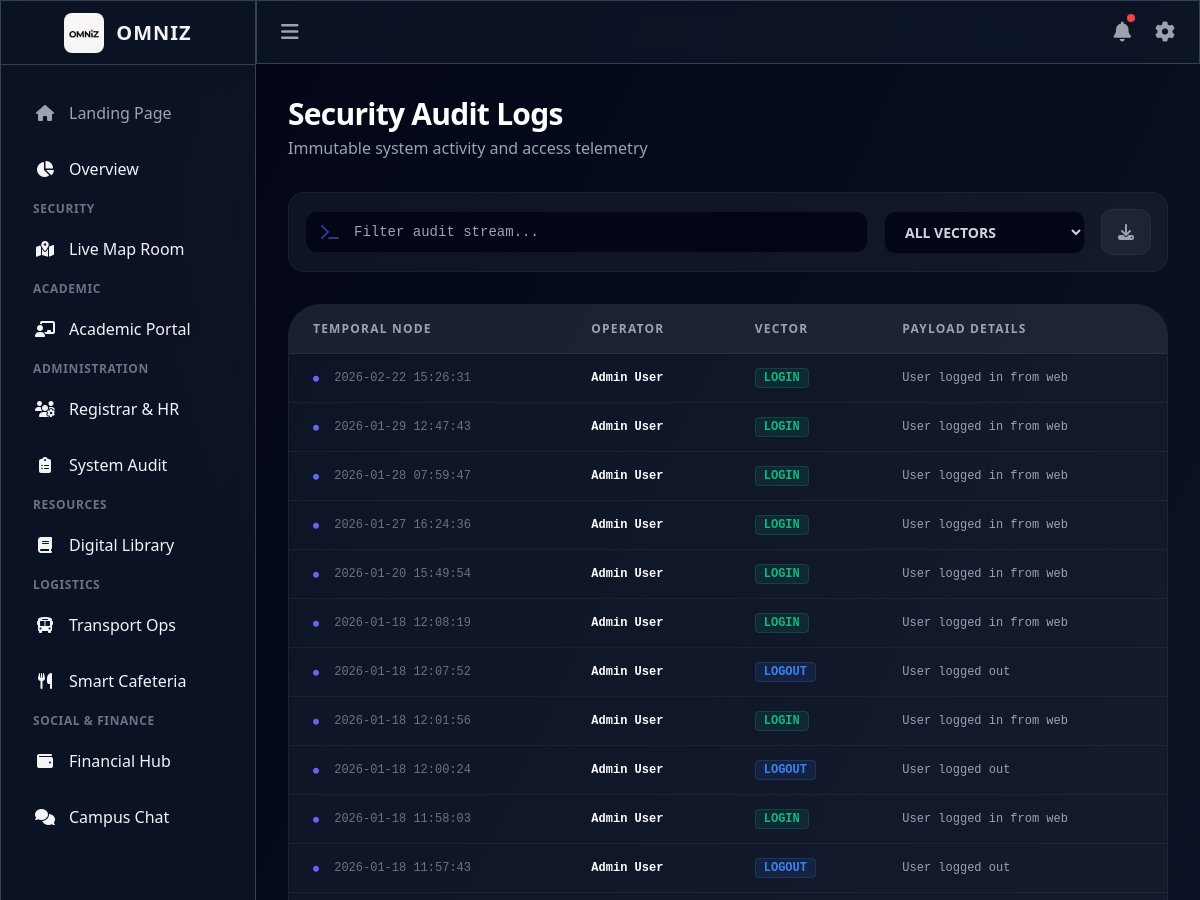
/audit-logs (signed in, upper part), run on an earlier commit of the app's database.
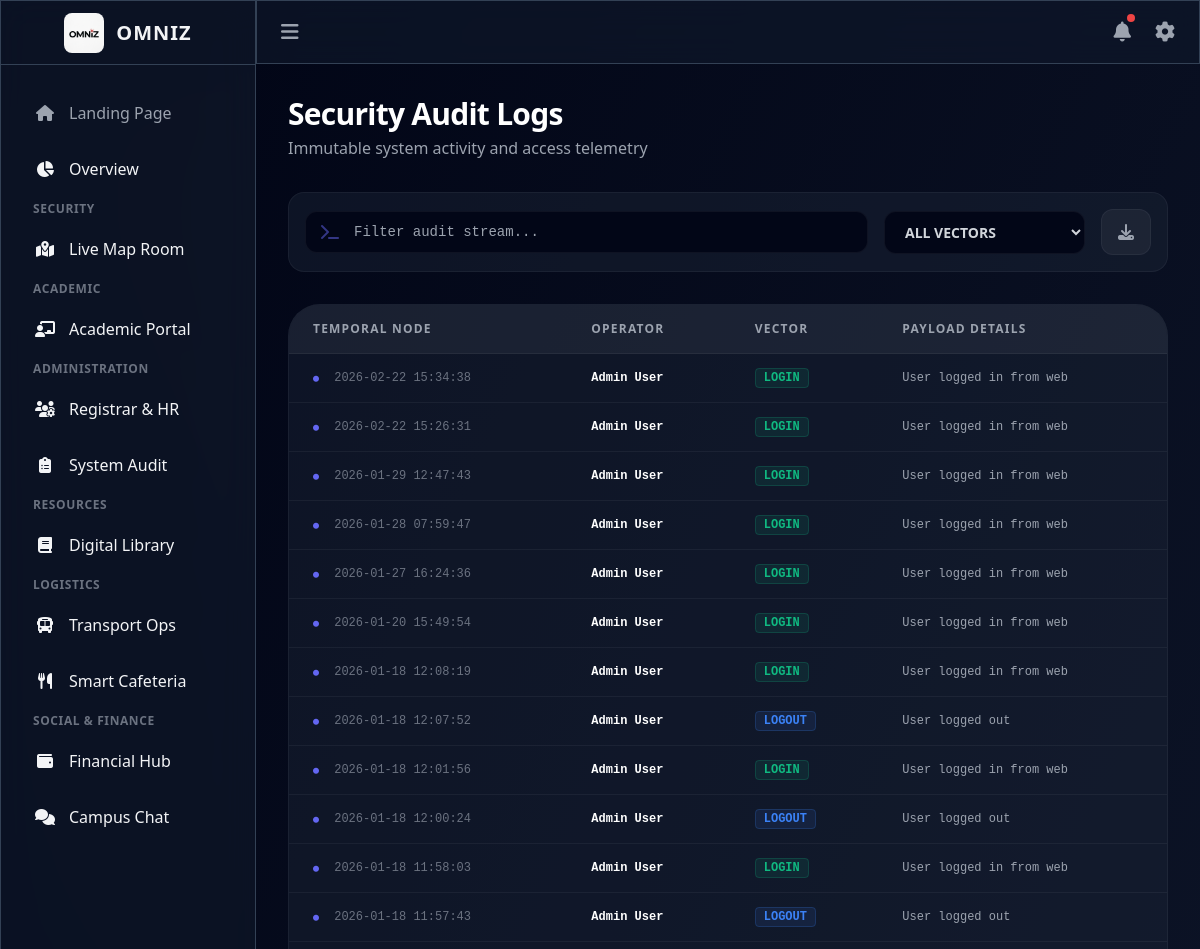
And on a later commit of the database.
### app/models.py (models this page shows, shortened)
class AuditLog(db.Model):
    __tablename__ = 'audit_logs'
    __table_args__ = {'extend_existing': True}
    id = db.Column(db.Integer, primary_key=True)
    university_id = db.Column(db.Integer, db.ForeignKey('universities.id'), nullable=True)
    user_id = db.Column(db.Integer, db.ForeignKey('users.id'), nullable=True)
    action = db.Column(db.String(100), nullable=False)
    resource = db.Column(db.String(100))
    ip_address = db.Column(db.String(45))
    details = db.Column(db.Text)
    status = db.Column(db.String(20), default='success')
    timestamp = db.Column(db.DateTime, default=datetime.utcnow)
    university = db.relationship('University', backref='audit_logs')
    user = db.relationship('User', backref='audit_logs')

class User(db.Model):
    __tablename__ = 'users'
    __table_args__ = {'extend_existing': True}
    id = db.Column(db.Integer, primary_key=True)
    university_id = db.Column(db.Integer, db.ForeignKey('universities.id'), nullable=True) # Nullable for platform broad admins
    name = db.Column(db.String(100), nullable=False)
    email = db.Column(db.String(120), unique=True, nullable=False, index=True)
    password_hash = db.Column(db.String(256), nullable=False)
    role = db.Column(db.String(20), default='student')  # student, staff, security, admin
    phone = db.Column(db.String(20))
    profile_photo = db.Column(db.String(256))
    created_at = db.Column(db.DateTime, default=datetime.utcnow)
    is_active = db.Column(db.Boolean, default=True)
    fcm_token = db.Column(db.String(256))  # For push notifications
    university = db.relationship('University', backref='users')
    campus_id = db.Column(db.Integer, db.ForeignKey('campuses.id'), nullable=True)
    dept_id = db.Column(db.Integer, db.ForeignKey('departments.id'), nullable=True)
    children = db.relationship(
         'User',
         secondary=student_parent_link,
         primaryjoin="student_parent_link.c.parent_id == User.id",
         secondaryjoin="student_parent_link.c.child_id == User.id",
         backref=db.backref('parents', lazy='dynamic'),
         lazy='dynamic'
     )
    totp_secret = db.Column(db.String(32))
    is_2fa_enabled = db.Column(db.Boolean, default=False)
    twofactor_method = db.Column(db.String(20), default='email') # email, totp, both
    otp_code = db.Column(db.String(6))
    otp_expiry = db.Column(db.DateTime)
    backup_codes = db.Column(db.Text) # Stored as comma-separated or JSON string

### app/web/routes.py (the view)
@web_bp.route('/audit-logs')
@role_required(ROLE_ADMIN, ROLE_HR, ROLE_FINANCE)
def audit_logs():
    logs = AuditLog.query.order_by(AuditLog.timestamp.desc()).limit(100).all()
    return render_template('audit_logs.html', logs=logs)

### app/utils.py (called while the page is built)
def role_required(*roles):
    def decorator(f):
        @wraps(f)
        def decorated_function(*args, **kwargs):
            if 'user_id' not in session:
                flash('Please login to access this page')
                return redirect(url_for('web.login'))
            user_role = session.get('user_role', 'student')
            if user_role not in roles:
                flash('You do not have permission to access this page')
                return redirect(url_for('web.dashboard'))
            return f(*args, **kwargs)
        return decorated_function
    return decorator

def has_permission(user_role, permission):
    role_perms = PERMISSIONS.get(user_role, [])
    if '*' in role_perms:
        return True
    for p in role_perms:
        if p == permission or p.startswith(f"{permission}."):
            return True
    return False

### app/templates/audit_logs.html (shortened to what the changed rows need)
{% extends "base_dashboard.html" %}
{% block content %}
<div class="max-w-7xl mx-auto page-enter">
    <div class="mb-8" data-aos="fade-down">
        <h1 class="text-3xl font-bold text-white tracking-tight">Security Audit Logs</h1>
    </div>
    <div class="glass-card rounded-[2rem] overflow-hidden" data-aos="fade-up" data-aos-delay="100">
        <div class="overflow-x-auto">
            <table class="w-full text-left border-collapse" id="logsTable">
                <thead>
                    <tr class="bg-white/5 border-b border-white/5">
                        <th class="px-6 py-4 text-xs font-bold text-gray-400 uppercase tracking-widest">Temporal Node
                        </th>
                        <th class="px-6 py-4 text-xs font-bold text-gray-400 uppercase tracking-widest">Operator</th>
                        <th class="px-6 py-4 text-xs font-bold text-gray-400 uppercase tracking-widest">Vector</th>
                        <th class="px-6 py-4 text-xs font-bold text-gray-400 uppercase tracking-widest">Payload Details
                        </th>
                    </tr>
                </thead>
                <tbody class="divide-y divide-white/5 font-mono text-xs">
                    {% for log in logs %}
                    <tr class="hover:bg-white/[0.02] transition-colors group" data-action="{{ log.action }}">
                        <td class="px-6 py-4 text-gray-500 whitespace-nowrap">
                            <i class="fas fa-circle text-[6px] text-primary mr-2"></i>
                            {{ log.timestamp.strftime('%Y-%m-%d %H:%M:%S') }}
                        </td>
                        <td class="px-6 py-4">
                            {% if log.user %}
                            <span class="text-white font-bold">{{ log.user.name }}</span>
                            {% else %}
                            <span class="text-primary font-bold tracking-widest">SYSTEM_CORE</span>
                            {% endif %}
                        </td>
                        <td class="px-6 py-4">
                            {% if 'LOGIN' in log.action %}
                            <span
                                class="px-2 py-0.5 bg-emerald-500/10 text-emerald-500 rounded border border-emerald-500/20 font-black">LOGIN</span>
                            {% elif 'INCIDENT' in log.action %}
                            <span
                                class="px-2 py-0.5 bg-rose-500/10 text-rose-500 rounded border border-rose-500/20 font-black">INCIDENT</span>
                            {% else %}
                            <span
                                class="px-2 py-0.5 bg-blue-500/10 text-blue-500 rounded border border-blue-500/20 font-black">{{
                                log.action }}</span>
                            {% endif %}
                        </td>
                        <td class="px-6 py-4 text-gray-400">{{ log.details }}</td>
                    </tr>
                    {% else %}
                    <tr>
                        <td colspan="4" class="px-6 py-12 text-center text-gray-600 italic">
                            Stream empty. No unauthorized activity detected.
                        </td>
                    </tr>
                    {% endfor %}
                </tbody>
            </table>
        </div>
    </div>
</div>
{% endblock %}

What changed in the data, as far as the page shows it:
added AuditLog: timestamp "2026-02-22 15:34:38", user.name "Admin User", action "LOGIN", details "User logged in from web"
